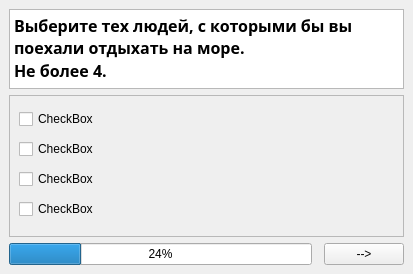
<?xml version="1.0" encoding="UTF-8"?>
<ui version="4.0">
 <class>MainWindow</class>
 <widget class="QMainWindow" name="MainWindow">
  <property name="geometry">
   <rect>
    <x>0</x>
    <y>0</y>
    <width>413</width>
    <height>274</height>
   </rect>
  </property>
  <property name="windowTitle">
   <string>MainWindow</string>
  </property>
  <widget class="QWidget" name="centralwidget">
   <layout class="QGridLayout" name="gridLayout">
    <item row="2" column="2">
     <widget class="QPushButton" name="pushButton">
      <property name="text">
       <string>--&gt;</string>
      </property>
     </widget>
    </item>
    <item row="0" column="0" colspan="3">
     <widget class="QTextBrowser" name="textBrowser">
      <property name="sizePolicy">
       <sizepolicy hsizetype="Expanding" vsizetype="Expanding">
        <horstretch>0</horstretch>
        <verstretch>0</verstretch>
       </sizepolicy>
      </property>
      <property name="minimumSize">
       <size>
        <width>0</width>
        <height>0</height>
       </size>
      </property>
      <property name="maximumSize">
       <size>
        <width>16777215</width>
        <height>80</height>
       </size>
      </property>
      <property name="sizeIncrement">
       <size>
        <width>0</width>
        <height>0</height>
       </size>
      </property>
      <property name="font">
       <font>
        <family>MV Boli</family>
        <pointsize>12</pointsize>
       </font>
      </property>
      <property name="html">
       <string>&lt;!DOCTYPE HTML PUBLIC &quot;-//W3C//DTD HTML 4.0//EN&quot; &quot;http://www.w3.org/TR/REC-html40/strict.dtd&quot;&gt;
&lt;html&gt;&lt;head&gt;&lt;meta name=&quot;qrichtext&quot; content=&quot;1&quot; /&gt;&lt;style type=&quot;text/css&quot;&gt;
p, li { white-space: pre-wrap; }
&lt;/style&gt;&lt;/head&gt;&lt;body style=&quot; font-family:'MV Boli'; font-size:12pt; font-weight:400; font-style:normal;&quot;&gt;
&lt;p style=&quot; margin-top:0px; margin-bottom:0px; margin-left:0px; margin-right:0px; -qt-block-indent:0; text-indent:0px;&quot;&gt;&lt;span style=&quot; font-weight:600;&quot;&gt;Выберите тех людей, с которыми бы вы поехали отдыхать на море.&lt;/span&gt;&lt;/p&gt;
&lt;p style=&quot; margin-top:0px; margin-bottom:0px; margin-left:0px; margin-right:0px; -qt-block-indent:0; text-indent:0px;&quot;&gt;&lt;span style=&quot; font-weight:600;&quot;&gt;Не более 4.&lt;/span&gt;&lt;/p&gt;&lt;/body&gt;&lt;/html&gt;</string>
      </property>
     </widget>
    </item>
    <item row="1" column="0" colspan="3">
     <widget class="QScrollArea" name="scrollArea">
      <property name="widgetResizable">
       <bool>true</bool>
      </property>
      <widget class="QWidget" name="scrollAreaWidgetContents">
       <property name="geometry">
        <rect>
         <x>0</x>
         <y>0</y>
         <width>393</width>
         <height>139</height>
        </rect>
       </property>
       <layout class="QVBoxLayout" name="verticalLayout_2">
        <item>
         <widget class="QCheckBox" name="checkBox">
          <property name="text">
           <string>CheckBox</string>
          </property>
         </widget>
        </item>
        <item>
         <widget class="QCheckBox" name="checkBox_4">
          <property name="text">
           <string>CheckBox</string>
          </property>
         </widget>
        </item>
        <item>
         <widget class="QCheckBox" name="checkBox_3">
          <property name="text">
           <string>CheckBox</string>
          </property>
         </widget>
        </item>
        <item>
         <widget class="QCheckBox" name="checkBox_2">
          <property name="text">
           <string>CheckBox</string>
          </property>
         </widget>
        </item>
       </layout>
      </widget>
     </widget>
    </item>
    <item row="2" column="0">
     <widget class="QProgressBar" name="progressBar">
      <property name="value">
       <number>24</number>
      </property>
     </widget>
    </item>
   </layout>
  </widget>
 </widget>
 <resources/>
 <connections/>
</ui>
